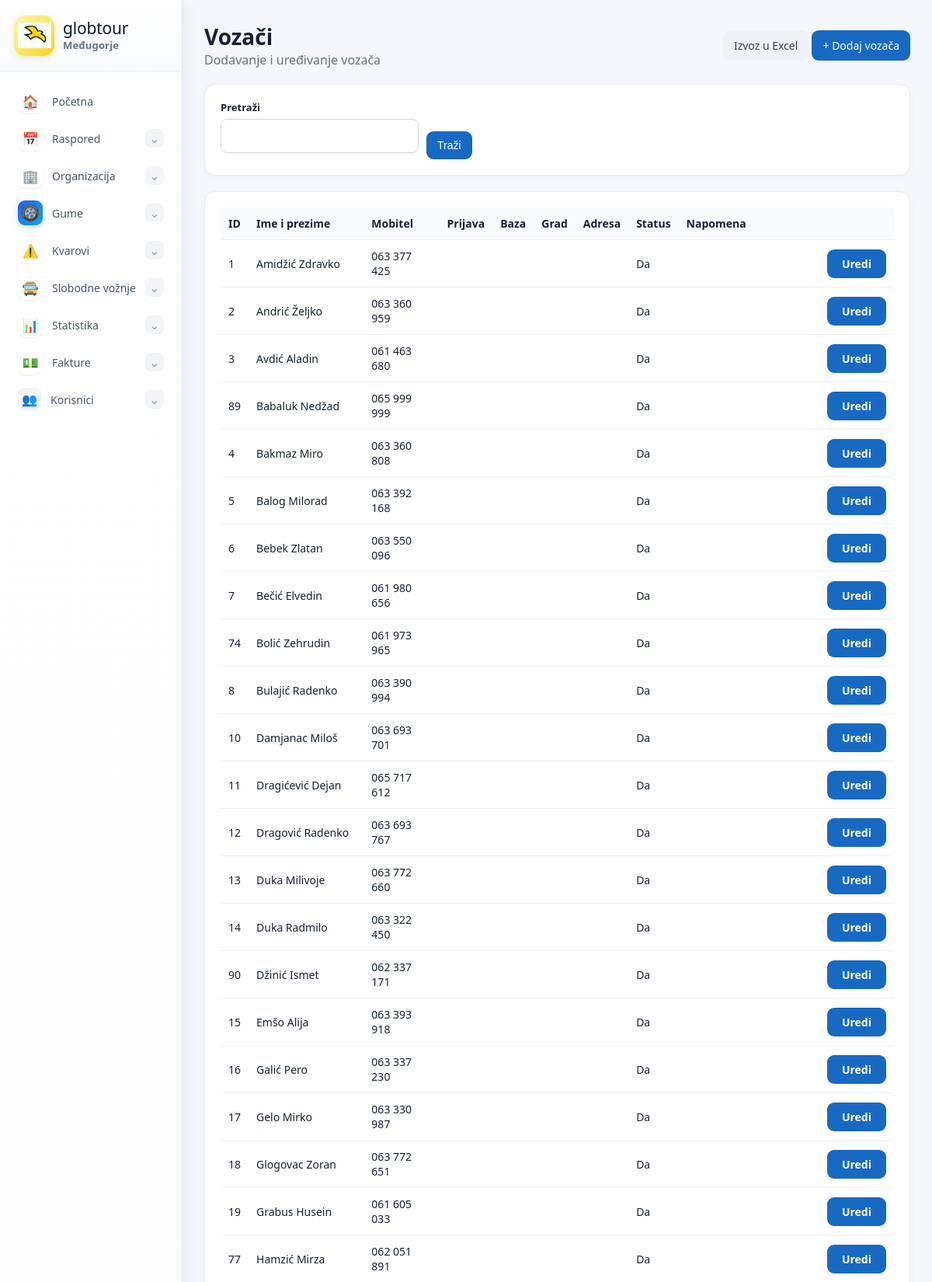
The page /vozači (signed in, upper part) on the database its author committed.
### tables this page shows
CREATE TABLE drivers (id INTEGER PRIMARY KEY,name TEXT NOT NULL,phone TEXT,active TEXT DEFAULT 'Da',note TEXT, prijava TEXT, baza TEXT, grad TEXT, adresa TEXT);

### app.py (the view)
@permission_required("drivers_view")
@app.route("/vozači")
def drivers():
 q=request.args.get("q","").strip();c=db();rows=clean_rows(c.execute("SELECT * FROM drivers WHERE name LIKE ? ORDER BY name",("%"+q+"%",)).fetchall());c.close();return render_template("drivers.html",rows=rows,q=q)

### app.py (called while the page is built, shortened)
@app.context_processor
def inject_today():
 return {'today':date.today().isoformat()}

def clean_row(row):
    if row is None:
        return None
    return {k: ("" if v is None or (isinstance(v,str) and v.strip().lower()=="none") else v)
            for k,v in dict(row).items()}

def clean_rows(rows):
    return [clean_row(r) for r in rows]

def db():
 ensure_return_schema()
 c=sqlite3.connect(DB); c.row_factory=sqlite3.Row
 seed_known_line_durations(c)
 return c

@app.context_processor
def customer_select_options():
    try:
        c=db()
        rows=c.execute("SELECT id,name,id_number,vat_number,address,city,country,contact_person,phone,email,note FROM customers WHERE COALESCE(active,'Da')!='Ne' ORDER BY name COLLATE NOCASE").fetchall()
        c.close()
    except Exception:
        rows=[]
    return {"customer_rows":rows, "free_ride_customer_options":rows}

@app.context_processor
def inject_customer_lookup():
    def customer_by_name(name):
        return _customer_data(name)
    return {"customer_by_name":customer_by_name}

@app.context_processor
def inject_customers():
    try:
        c=db()
        rows=c.execute("SELECT name FROM customers WHERE COALESCE(active,'Da')!='Ne' ORDER BY name").fetchall()
        c.close()
    except Exception:
        rows=[]
    return {"customer_rows":rows}

@app.context_processor
def ctx(): return {"today":date.today().isoformat()}

def auth_user():
    uid=session.get("user_id")
    if not uid:
        return None
    try:
        c=db()
        row=c.execute("SELECT * FROM users WHERE id=? AND active=1",(uid,)).fetchone()
        c.close()
        return row
    except Exception:
        return None

def has_permission(user, key):
    if user is None:
        return False
    try:
        role=str(user["role"] or "").strip().lower()
        permissions=str(user["permissions"] or "")
        if role == "admin" or permissions.strip() == "*":
            return True
    except Exception:
        return False

@app.context_processor
def auth_context():
    return {"current_user": auth_user(), "has_permission": has_permission}

@app.before_request
def auth_guard():
    endpoint=request.endpoint or ""
    if endpoint in ("login", "static"):
        return None
    if not session.get("user_id"):
        return redirect(url_for("login"))
    return None

### templates/drivers.html
{% extends "base.html" %}{% block content %}<div class="title"><div><h1>Vozači</h1><div class="muted">Dodavanje i uređivanje vozača</div></div><div>{% if has_permission(current_user,"drivers_export") %}<a class="btn secondary" href="/vozači/izvoz">Izvoz u Excel</a>{% endif %} {% if has_permission(current_user,"drivers_edit") %}<a class="btn" href="/vozači/dodaj">+ Dodaj vozača</a>{% endif %}</div></div><div class="panel"><form class="filters"><div class="field"><label>Pretraži</label><input name="q" value="{{q}}"></div><button class="btn">Traži</button></form></div><div class="panel"><table><tr><th>ID</th><th>Ime i prezime</th><th>Mobitel</th><th>Prijava</th><th>Baza</th><th>Grad</th><th>Adresa</th><th>Status</th><th>Napomena</th><th></th></tr>{% for r in rows %}<tr><td>{{r.id}}</td><td>{{ r.name or '' }}</td><td>{{r.phone or ''}}</td><td>{{r.prijava or ''}}</td><td>{{r.baza or ''}}</td><td>{{r.grad or ''}}</td><td>{{r.adresa or ''}}</td><td>{{r.active}}</td><td>{{r.note or ''}}</td><td>{% if has_permission(current_user,"drivers_edit") %}<a class="btn edit-btn" href="/vozači/{{r.id}}/uredi">Uredi</a>{% else %}<a class="btn secondary" href="/vozači/{{r.id}}/uredi">Pregled</a>{% endif %}</td></tr>{% endfor %}</table></div>{% endblock %}

### static/style.css (style rules this page uses)
* { box-sizing:border-box }
body { margin:0;font-family:Segoe UI,Arial,sans-serif;background:#f5f7fb;color:#172033 }
.title { display:flex;justify-content:space-between;align-items:center;margin-bottom:20px }
h1 { font-size:28px;margin:0 }
.muted { color:#667085 }
.card,.panel { background:#fff;border:1px solid #e7eaf0;border-radius:14px;padding:20px;box-shadow:0 2px 8px #10182808 }
.panel { margin-bottom:20px }
table { width:100%;border-collapse:collapse }
th,td { padding:11px 10px;border-bottom:1px solid #edf0f4;text-align:left;font-size:14px }
th { background:#f8fafc }
.btn { display:inline-block;border:0;border-radius:9px;padding:10px 14px;text-decoration:none;cursor:pointer;font-size:14px;background:#1769c2;color:#fff }
.btn.secondary { background:#eef2f7;color:#344054 }
input,select,textarea { width:100%;padding:10px 11px;border:1px solid #d0d5dd;border-radius:8px;background:#fff;font:inherit }
label { font-size:13px;font-weight:600;display:block;margin:0 0 6px }
.field { margin-bottom:8px }
.filters { display:flex;gap:10px;align-items:end;flex-wrap:wrap }
.filters .field { min-width:180px }
.edit-btn { background:#1769c2;color:#fff;padding:9px 16px;font-size:14px;font-weight:600;min-width:76px;text-align:center }
body { padding-left:235px }

### rows shown on the page
drivers: id "1", name "Amidžić Zdravko", phone "063 377 425", active "Da"
drivers: id "2", name "Andrić Željko", phone "063 360 959", active "Da"
drivers: id "3", name "Avdić Aladin", phone "061 463 680", active "Da"
drivers: id "89", name "Babaluk Nedžad", phone "065 999 999", active "Da"
drivers: id "4", name "Bakmaz Miro", phone "063 360 808", active "Da"
drivers: id "5", name "Balog Milorad", phone "063 392 168", active "Da"
drivers: id "6", name "Bebek Zlatan", phone "063 550 096", active "Da"
drivers: id "7", name "Bečić Elvedin", phone "061 980 656", active "Da"
drivers: id "74", name "Bolić Zehrudin", phone "061 973 965", active "Da"
drivers: id "8", name "Bulajić Radenko", phone "063 390 994", active "Da"
drivers: id "10", name "Damjanac Miloš", phone "063 693 701", active "Da"
drivers: id "11", name "Dragićević Dejan", phone "065 717 612", active "Da"
drivers: id "12", name "Dragović Radenko", phone "063 693 767", active "Da"
drivers: id "13", name "Duka Milivoje", phone "063 772 660", active "Da"
drivers: id "14", name "Duka Radmilo", phone "063 322 450", active "Da"
drivers: id "90", name "Džinić Ismet", phone "062 337 171", active "Da"
drivers: id "15", name "Emšo Alija", phone "063 393 918", active "Da"
drivers: id "16", name "Galić Pero", phone "063 337 230", active "Da"
drivers: id "17", name "Gelo Mirko", phone "063 330 987", active "Da"
drivers: id "18", name "Glogovac Zoran", phone "063 772 651", active "Da"
drivers: id "19", name "Grabus Husein", phone "061 605 033", active "Da"
drivers: id "77", name "Hamzić Mirza", phone "062 051 891", active "Da"
